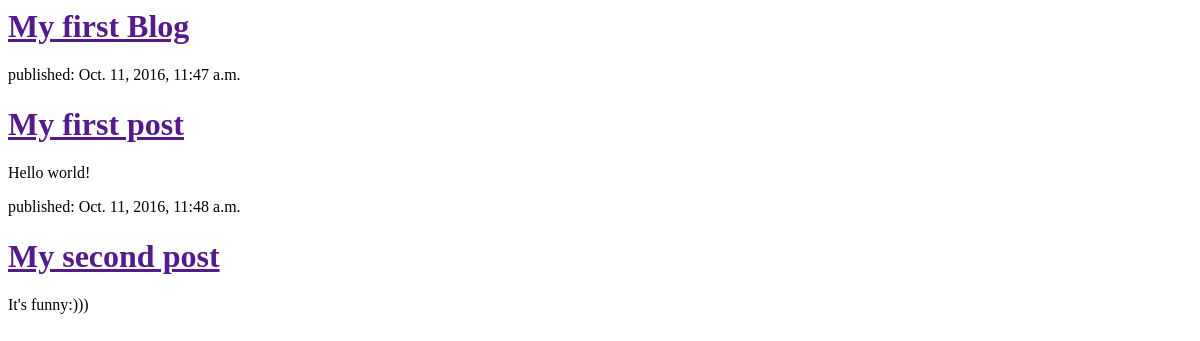
Before: / with the older database file.
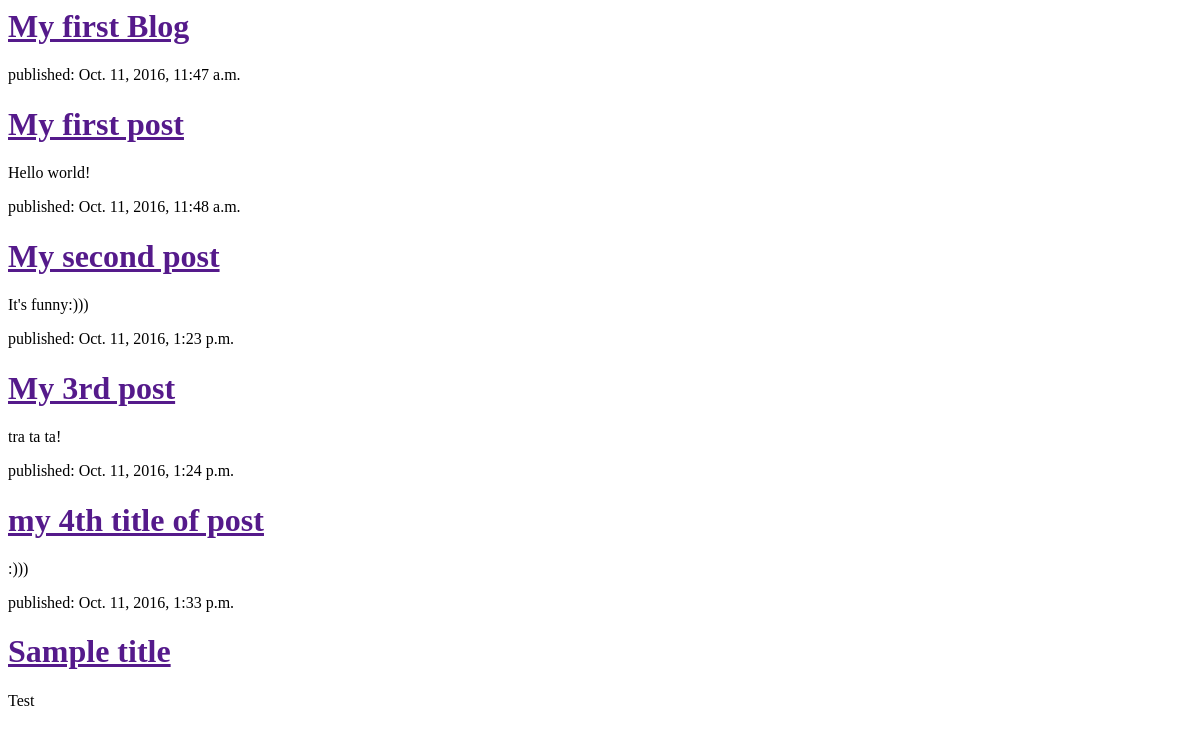
After: the same page with the newer database file.
### blog1/models.py (models this page shows, shortened)
class Post(models.Model):
    author = models.ForeignKey('auth.User')
    title = models.CharField(max_length=200)
    text = models.TextField()
    created_date = models.DateTimeField(
            default=timezone.now)
    published_date = models.DateTimeField(
            blank=True, null=True)

### blog1/views.py (the view)
# urls.py: url(r'^$', views.post_list, name='post_list'),
def post_list(request):
    posts = Post.objects.filter(published_date__lte=timezone.now()).order_by('published_date')
    return render(request, 'blog1/post_list.html', {'posts': posts})

### blog1/templates/blog1/post_list.html (shortened to what this page needs)
<html>
    <head>
    </head>
    <body>
        <div>
            <h1><a href="">My first Blog</a></h1>
        </div>
        {% for post in posts %}
    <div>
        <p>published: {{ post.published_date }}</p>
        <h1><a href="">{{ post.title }}</a></h1>
        <p>{{ post.text|linebreaksbr }}</p>
    </div>
{% endfor %}
    </body>
</html>

Changed rows visible on the page:
added Post: published_date "Oct. 11, 2016, 1:23 p.m.", title "My 3rd post", text "tra ta ta!"
added Post: published_date "Oct. 11, 2016, 1:24 p.m.", title "my 4th title of post", text ":)))"
added Post: published_date "Oct. 11, 2016, 1:33 p.m.", title "Sample title", text "Test"
